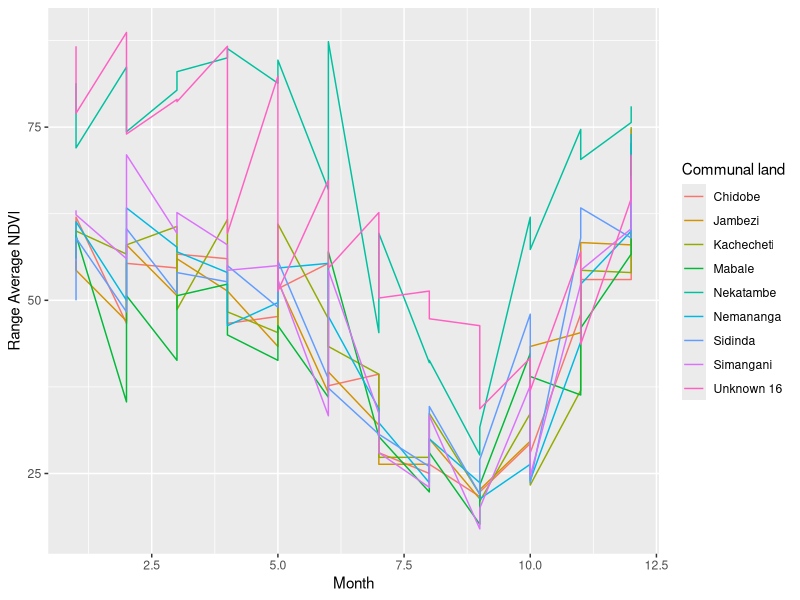

Write R code to recreate this figure.
## ---- chunk 1
library(knitr)
library(tidyverse)
library(data.table)
library(readr)
library(ggplot2)
## ---- chunk 2

#Import data
LST_2015_16_WMA <- read_csv("LST_2015_16_WMA.csv")
LST<-LST_2015_16_WMA %>% 
  select(NAME, LST_MIN, LST_MAX, LST_RANGE, LST_MEAN,LST_STD, LST_MEDIAN, LST_PCT90, LST_Month, LST_Year)
as.factor(LST$LST_Year)
as.factor(LST$LST_Month)
AvgNDVI_2015_16_WMA <- read_csv("AvgNDVI_2015_16_WMA.csv")
AvgNDVI<-AvgNDVI_2015_16_WMA 
as.factor(AvgNDVI$AvgNDVI_Year)
as.factor(AvgNDVI$AvgNDVI_Month)
Precip_2015_16_WMA <- read_csv("Precip_2015_16_WMA.csv",show_col_types = FALSE)
Precip<-Precip_2015_16_WMA 
as.factor(Precip$PRECIP_Month) 
as.factor(Precip$PRECIP_Year)
Soil_10_to_40_tavg_WMA <- read_csv("Soil_10_to_40_tavg_WMA.csv",show_col_types = FALSE)
Soil1040<-Soil_10_to_40_tavg_WMA 
as.factor(Soil1040$Soil_10_40_Year) 
as.factor(Soil1040$Soil_10_40_Month)
## ---- chunk 3

p1<-ggplot(AvgNDVI,aes(x=AvgNDVI$AvgNDVI_Month,y=AvgNDVI$AvgNDVI_RANGE,color=AvgNDVI$NAME))+
  geom_line()+
  xlab("Month") + ylab("Range Average NDVI") 
p1 + scale_color_discrete(name="Communal land")
